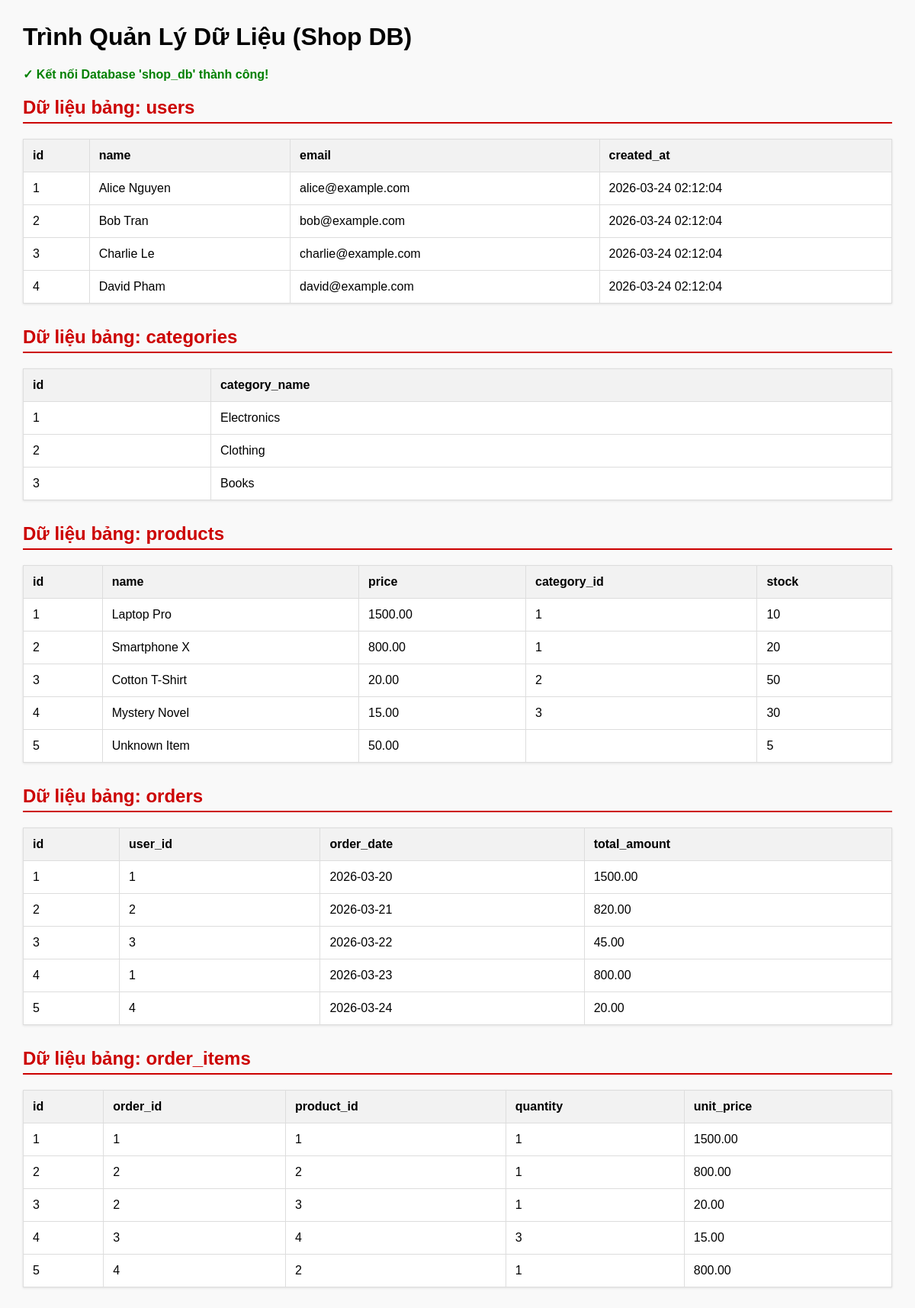
The page / on the database its author committed.
### tables this page shows
CREATE TABLE `users` (
  `id` int(11) NOT NULL,
  `name` varchar(255) NOT NULL,
  `email` varchar(255) DEFAULT NULL,
  `created_at` timestamp NOT NULL DEFAULT current_timestamp()
);

CREATE TABLE `categories` (
  `id` int(11) NOT NULL,
  `category_name` varchar(100) NOT NULL
);

CREATE TABLE `products` (
  `id` int(11) NOT NULL,
  `name` varchar(255) NOT NULL,
  `price` decimal(10,2) DEFAULT NULL,
  `category_id` int(11) DEFAULT NULL,
  `stock` int(11) DEFAULT NULL
);

CREATE TABLE `orders` (
  `id` int(11) NOT NULL,
  `user_id` int(11) DEFAULT NULL,
  `order_date` date DEFAULT NULL,
  `total_amount` decimal(10,2) DEFAULT NULL
);

CREATE TABLE `order_items` (
  `id` int(11) NOT NULL,
  `order_id` int(11) DEFAULT NULL,
  `product_id` int(11) DEFAULT NULL,
  `quantity` int(11) DEFAULT NULL,
  `unit_price` decimal(10,2) DEFAULT NULL
);

### index.php (the view, shortened to what this page needs)
<!DOCTYPE html>
<html lang="vi">
<head>
</head>
<body>
    <h1>Trình Quản Lý Dữ Liệu (Shop DB)</h1>
    <?php
    $host = '127.0.0.1';
    $db   = 'shop_db';
    $user = 'root';
    $pass = '';
    $charset = 'utf8mb4';
    $dsn = "mysql:host=$host;dbname=$db;charset=$charset";
    $options = [
        PDO::ATTR_ERRMODE            => PDO::ERRMODE_EXCEPTION,
        PDO::ATTR_DEFAULT_FETCH_MODE => PDO::FETCH_ASSOC,
        PDO::ATTR_EMULATE_PREPARES   => false,
    ];
    try {
        $pdo = new PDO($dsn, $user, $pass, $options);
        echo "<p class='success'>✓ Kết nối Database '{$db}' thành công!</p>";
        $tables = ['users', 'categories', 'products', 'orders', 'order_items'];
        foreach ($tables as $table) {
            echo "<h2>Dữ liệu bảng: " . htmlspecialchars($table) . "</h2>";
            $stmt = $pdo->query("SELECT * FROM $table LIMIT 5");
            $rows = $stmt->fetchAll();
            if (count($rows) > 0) {
                echo "<table>";
                echo "<tr>";
                foreach (array_keys($rows[0]) as $columnName) {
                    echo "<th>" . htmlspecialchars($columnName) . "</th>";
                }
                echo "</tr>";
                foreach ($rows as $row) {
                    echo "<tr>";
                    foreach ($row as $data) {
                        echo "<td>" . htmlspecialchars((string)$data) . "</td>";
                    }
                    echo "</tr>";
                }
                echo "</table>";
            } else {
                echo "<p>Bảng tồn tại nhưng hiện chưa có dòng dữ liệu nào.</p>";
            }
        }
    } catch (PDOException $e) {
        echo "<div class='error'>";
        echo "<strong>LỖI KẾT NỐI DATABASE:</strong><br>";
        echo $e->getMessage();
        echo "<br><br>Hãy kiểm tra lại xem XAMPP đã bật MySQL chưa và tên database có đúng là 'shop_db' không.";
        echo "</div>";
    }
    ?>
</body>
</html>

### index.php (style rules this page uses)
body { font-family: Arial, sans-serif; margin: 30px; background-color: #f9f9f9; }
h2 { color: #cc0000; border-bottom: 2px solid #cc0000; padding-bottom: 5px; }
table { border-collapse: collapse; width: 100%; margin-bottom: 30px; background-color: white; box-shadow: 0 1px 3px rgba(0,0,0,0.1); }
th, td { border: 1px solid #ddd; padding: 12px; text-align: left; }
th { background-color: #f2f2f2; font-weight: bold; }
.success { color: green; font-weight: bold; }

### rows shown on the page
users: id "1", name "Alice Nguyen", email "alice@example.com", created_at "2026-03-24 02:12:04"
users: id "2", name "Bob Tran", email "bob@example.com", created_at "2026-03-24 02:12:04"
users: id "3", name "Charlie Le", email "charlie@example.com", created_at "2026-03-24 02:12:04"
users: id "4", name "David Pham", email "david@example.com", created_at "2026-03-24 02:12:04"
categories: id "1", category_name "Electronics"
categories: id "2", category_name "Clothing"
categories: id "3", category_name "Books"
products: data "1", name "Laptop Pro", price "1500.00", stock "10"
products: id "2", name "Smartphone X", price "800.00", category "1", stock "20"
products: id "3", name "Cotton T-Shirt", price "20.00", category "2", stock "50"
products: id "4", name "Mystery Novel", price "15.00", category "3", stock "30"
products: data "5", name "Unknown Item", price "50.00"
orders: data "1", order_date "2026-03-20", total_amount "1500.00"
orders: data "2", order_date "2026-03-21", total_amount "820.00"
orders: data "3", order_date "2026-03-22", total_amount "45.00"
orders: id "4", user "1", order_date "2026-03-23", total_amount "800.00"
orders: id "5", user "4", order_date "2026-03-24", total_amount "20.00"
order_items: data "1", unit_price "1500.00"
order_items: data "2", quantity "1", unit_price "800.00"
order_items: data "3", order "2", quantity "1", unit_price "20.00"
order_items: data "4", data "3", unit_price "15.00"
order_items: id "5", order "4", product "2", quantity "1", unit_price "800.00"

### other values the page prints
$db "shop_db"
$table "users"
$columnName "id"
$columnName "name"
$columnName "email"
$columnName "created_at"
$table "categories"
$columnName "category_name"
$table "products"
$columnName "price"
$columnName "category_id"
$columnName "stock"
$table "orders"
$columnName "user_id"
$columnName "order_date"
